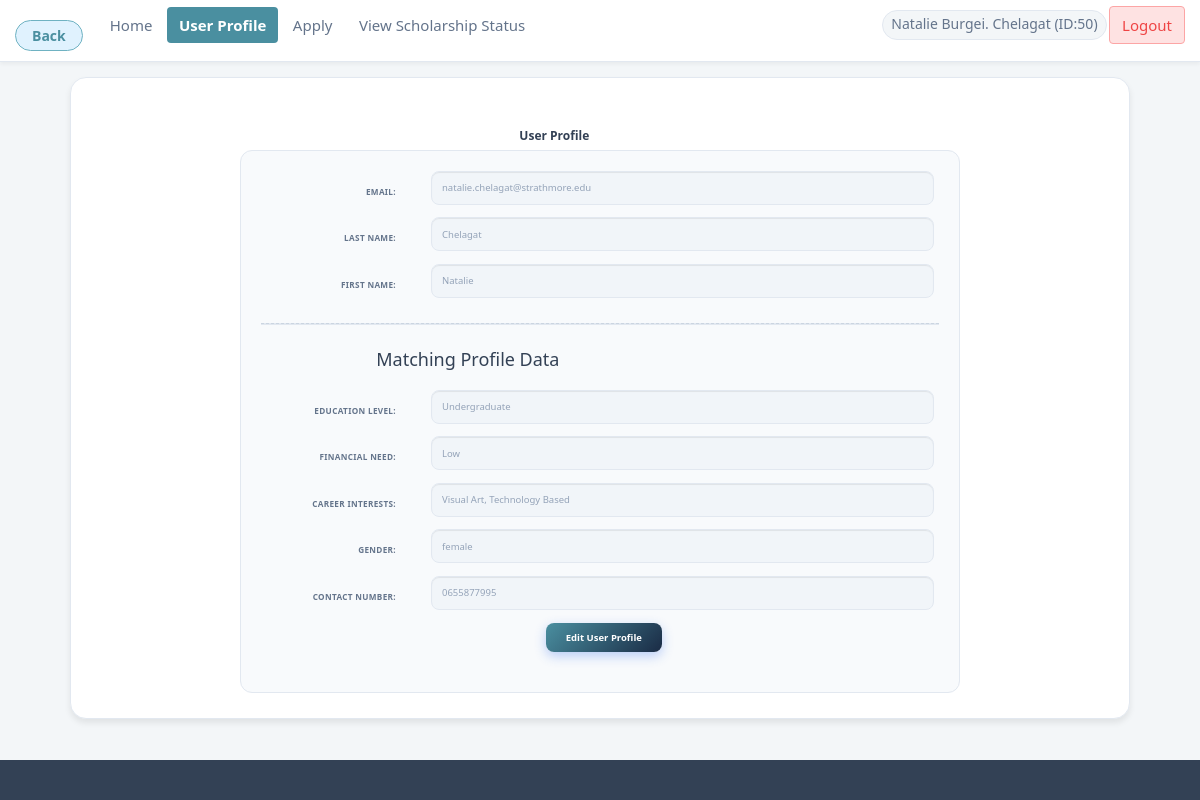
The page /student/tempUserProfile.php (signed in) on the database its author committed.
### tables this page shows
CREATE TABLE `student` (
  `studentID` int(11) NOT NULL AUTO_INCREMENT,
  `upMail` varchar(255) NOT NULL,
  `password` text NOT NULL,
  `firstName` varchar(255) DEFAULT '',
  `middleName` varchar(255) DEFAULT '',
  `lastName` varchar(255) DEFAULT '',
  `nationality` varchar(255) DEFAULT NULL,
  `gender` varchar(255) DEFAULT NULL,
  `birthDate` date DEFAULT NULL,
  `birthPlace` varchar(255) DEFAULT NULL,
  `presStreetAddr` varchar(255) DEFAULT NULL,
  `presProvCity` varchar(255) DEFAULT NULL,
  `presRegion` varchar(255) DEFAULT NULL,
  `permStreetAddr` varchar(255) DEFAULT NULL,
  `permProvCity` varchar(255) DEFAULT NULL,
  `permRegion` varchar(255) DEFAULT NULL,
  `contactNo` varchar(20) DEFAULT NULL,
  `dept` varchar(255) DEFAULT '',
  `college` varchar(255) DEFAULT '',
  `status` varchar(20) NOT NULL DEFAULT 'active',
  `current_level` varchar(255) DEFAULT NULL COMMENT 'Maps to scholarship degree requirements',
  `financial_need` enum('Low','Medium','High','Critical') DEFAULT NULL COMMENT 'Standardized urgency scale',
  `career_interests` varchar(1024) DEFAULT NULL COMMENT 'Comma-separated keywords for matching',
  PRIMARY KEY (`studentID`)
);

### student/tempUserProfile.php (the view, shortened to what this page needs)
<?php
  $conn = getDbConnection();
  $upMail=$firstName=$lastName=$middleName=$nationality=$gender=$birthPlace=$presStreetAddr=$presProvCity=$presRegion=$permProvCity=$permStreetAddr=$permRegion=$contactNo=$dept=$college=$birthDate=$status= NULL;
  $current_level = $financial_need = $career_interests = NULL;
  $sql = "SELECT * FROM student WHERE studentID = '".$_SESSION['currentUserID']."'";
  $result = $conn->query($sql);
  while($row = $result->fetch_assoc()) {
    $upMail = $row["upMail"];
    $firstName = $row["firstName"];
    $lastName = $row["lastName"];
    $gender = $row["gender"];
    $contactNo = $row["contactNo"];
    $current_level = $row["current_level"] ?? '';
    $financial_need = $row["financial_need"] ?? '';
    $career_interests = $row["career_interests"] ?? '';
  }
  $isProfileComplete = !empty($current_level) && !empty($financial_need) && !empty($career_interests);
  $isOnboardingMode = (isset($_GET['onboarding']) && $_GET['onboarding'] == '1') || !$isProfileComplete;
?>
<!DOCTYPE HTML>
<html>
  <head>
      <link href="../css/bootstrap.min.css" rel="stylesheet">
      <link href="../css/user.css" rel="stylesheet">
      <link href="../css/pages/student.css" rel="stylesheet">
      <link href="../css/pages/student-dashboard.css" rel="stylesheet">
  </head>
  <body class="app-shell">
    <div class="app-page">
        <?php if(!$isOnboardingMode){
          require '../includes/nav-student.php';
        } ?>
        <article id="main">
            <section class="content-card container">
                <div class="content">
                  <section>
                    <header><h1><b style="font-size: 1.2rem; margin: 10% 0% 0% 42%;">User Profile</b></h1></header>
                    <div id="display">
                        <form method="post" action="../backend/userdata.php" class="form-horizontal" role="form">
                            <?php if(!empty($upMail)){ ?>
                              <div class="form-group">
                                <label class="control-label col-sm-2" for="upMail">Email:</label>
                                <div class="col-sm-10"><input type="email" class="form-control" value="<?php echo $upMail;?>" disabled></div>
                              </div>
                            <?php } ?>
                            <?php if(!empty($lastName)){ ?>
                              <div class="form-group">
                                <label class="control-label col-sm-2" for="lastName">Last Name:</label>
                                <div class="col-sm-10"><input type="text" class="form-control" value="<?php echo $lastName;?>" disabled></div>
                              </div>
                            <?php } ?>
                            <?php if(!empty($firstName)){ ?>
                            <div class="form-group">
                              <label class="control-label col-sm-2" for="firstName">First Name:</label>
                              <div class="col-sm-10"><input type="text" class="form-control" value="<?php echo $firstName?>" disabled></div>
                            </div>
                            <?php } ?>
                            <hr style="border-top: 1px dashed #cbd5e1; margin: 25px 0;">
                            <h4 style="margin-left: 17%; color: var(--brand-primary); margin-bottom: 20px;">Matching Profile Data</h4>
                            <?php if(!empty($current_level)){ ?>
                            <div class="form-group">
                              <label class="control-label col-sm-2">Education Level:</label>
                              <div class="col-sm-10"><input type="text" class="form-control" value="<?php echo ucfirst($current_level)?>" disabled></div>
                            </div>
                            <?php } ?>
                            <?php if(!empty($financial_need)){ ?>
                            <div class="form-group">
                              <label class="control-label col-sm-2">Financial Need:</label>
                              <div class="col-sm-10"><input type="text" class="form-control" value="<?php echo $financial_need?>" disabled></div>
                            </div>
                            <?php } ?>
                            <?php if(!empty($career_interests)){ ?>
                            <div class="form-group">
                              <label class="control-label col-sm-2">Career Interests:</label>
                              <div class="col-sm-10"><input type="text" class="form-control" value="<?php echo $career_interests?>" disabled></div>
                            </div>
                            <?php } ?>
                            <?php if(!empty($gender)){ ?>
                            <div class="form-group">
                              <label class="control-label col-sm-2" for="gender">Gender:</label>
                              <div class="col-sm-10"><input type="text" class="form-control" value="<?php echo $gender?>" disabled></div>
                            </div>
                            <?php } ?>
                            <?php if(!empty($contactNo) && $contactNo != '0'){ ?>
                            <div class="form-group">
                              <label class="control-label col-sm-2" for="contactNo">Contact Number:</label>
                              <div class="col-sm-10"><input type="text" class="form-control" value="<?php echo $contactNo?>" disabled></div>
                            </div>
                            <?php } ?>
                        </form>
                        <button id="showDivButton" style="margin:2% 0% 3% 42%;" type="button" class="btn btn-primary">Edit User Profile</button>
                    </div>
                  </section>
                </div>
            </section>
        </article>
        <footer id="footer"><ul class="copyright"></ul></footer>
    </div>
  </body>
</html>

### css/user.css (style rules this page uses)
:root { --stu-bg-0: #f2fbf7; --stu-bg-1: #e1f6ec; --stu-ink: #17342b; --stu-ink-soft: #4f6e63; --stu-accent: #0d9488; --stu-accent-2: #22c55e; --stu-surface: #ffffff; --stu-border: #cfe8dd; }
#footer { color: #4f6e63; }

### css/pages/student-dashboard.css (style rules this page uses)
:root { --brand: #4a8fa0; --brand-dark: #1a2b45; --brand-light: #e0f2fe; --brand-muted: #6fb2c2; --success: #10b981; --success-bg: #d1fae5; --warning: #f59e0b; --warning-bg: #fef3c7; --danger: #ef4444; --danger-bg: #fee2e2; --info: #4a8fa0; --info-bg: #e0f2fe; --bg-page: #f3f6f8; --bg-card: #ffffff; --border: #e2e8f0; --border-focus: var(--brand); --text-main: #334155; --text-muted: #64748b; --text-inverse: #ffffff; --shadow-xs: 0 2px 4px rgba(0,0,0,0.05); --shadow-sm: 0 4px 6px rgba(0,0,0,0.08); --shadow-md: 0 10px 15px -3px rgba(0, 0, 0, 0.1); --shadow-brand: 0 8px 24px rgba(74, 143, 160, 0.18); --shadow-card-hover: 0 8px 28px rgba(74, 143, 160, 0.14); --radius-sm: 4px; --radius-md: 8px; --radius-lg: 12px; --radius-xl: 16px; --radius-full: 9999px; --ease: ease; --t-fast: 150ms; --t-base: 220ms; --t-slow: 400ms; --nav-h: 62px; }
*, *::before, *::after { box-sizing: border-box; margin: 0; padding: 0; }
html { scroll-behavior: smooth; }
body { font-family: system-ui, -apple-system, 'Segoe UI', Roboto, sans-serif; background: var(--bg-page); color: var(--text-main); font-size: 16px; line-height: 1.6; -webkit-font-smoothing: antialiased; overflow-x: hidden; }
body.app-shell { background: var(--bg-page); }
.app-page { display: flex; flex-direction: column; min-height: 100vh; }
.content-card.container, section.content-card.container { background: var(--bg-card); border-radius: var(--radius-xl); box-shadow: var(--shadow-sm); border: 1px solid var(--border); padding: 2.5rem; max-width: 1060px; margin: 1.5rem auto 2.5rem; animation: slideUpFade var(--t-slow) var(--ease) .15s both; }
input[type="submit"], .btn-primary, button.btn-primary, button[type="submit"] { display: inline-flex; align-items: center; justify-content: center; background: linear-gradient(135deg, var(--brand) 0%, var(--brand-dark) 100%); color: #fff; border: none; padding: .75rem 2rem; font-size: .95rem; font-weight: 700; border-radius: var(--radius-md); cursor: pointer; box-shadow: 0 4px 12px rgba(37,99,235,.3); transition: transform var(--t-base) var(--ease), box-shadow var(--t-base) var(--ease); position: relative; overflow: hidden; }
#display, #editDiv { max-width: 720px; margin: 0 auto; }
#display { background: #f8fafc; border: 1px solid var(--border); border-radius: var(--radius-lg); padding: 2rem; }
.form-group { margin-bottom: 1.25rem; display: flex; flex-wrap: wrap; align-items: center; gap: .5rem; }
.control-label { font-size: .82rem; font-weight: 700; color: var(--text-muted); text-transform: uppercase; letter-spacing: .04em; min-width: 160px; }
.form-control, input[type="text"], input[type="name"], input[type="email"], input[type="date"], select, textarea { width: 100%; padding: .72rem 1rem; border: 1.5px solid var(--border); border-radius: var(--radius-md); background: #f8fafc; color: var(--text-main); font-size: .95rem; transition: border-color var(--t-base) var(--ease), box-shadow var(--t-base) var(--ease), background var(--t-base) var(--ease); }
.form-control:disabled, input:disabled { background: #f1f5f9; color: #94a3b8; border-color: #e2e8f0; cursor: not-allowed; }
.col-sm-10 { flex: 1; min-width: 0; }
#showDivButton { display: block; margin: 1.5rem auto 0; }
.content-card section h1 { font-size: 1.3rem; font-weight: 700; color: var(--text-main); margin-bottom: .75rem; padding-top: .5rem; }
.content-card hr { border: none; height: 1px; background: var(--border); margin: 1.5rem 0; }
#footer { background: var(--text-main); color: #94a3b8; padding: 1.5rem 2rem; text-align: center; font-size: .9rem; margin-top: auto; }
.stagger-item { opacity: 0; transform: translateY(14px); animation: slideUpFade .5s var(--ease) forwards; }

### rows shown on the page
student: upMail "natalie.chelagat@strathmore.edu", lastName "Chelagat", firstName "Natalie", current_level "Undergraduate", financial_need "Low", career_interests "Visual Art, Technology Based", gender "female", contactNo "0655877995"

### other values the page prints
$_SESSION['currentUserName'] "Natalie Burgei. Chelagat"
$_SESSION['currentUserID'] "50"
